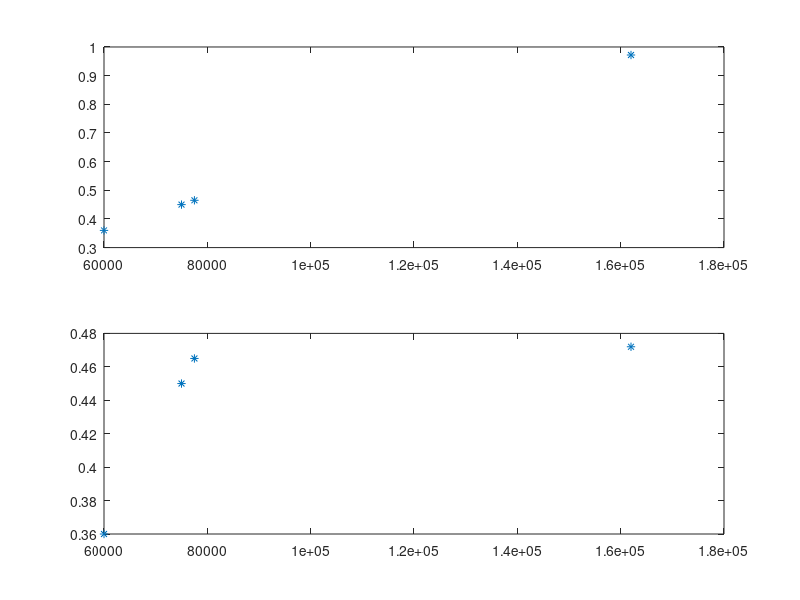

MATLAB code for this plot:
# -*- octave -*-

function calsim
  fs = [60, 75, 77.5, 162]*1e3;
  slope_in = 6*1e-6;  

  df = 1;
  dt = 1;

  fs_measured = fs + fs*slope_in;

  subplot(2,1,1);
  plot(fs, fs_measured-fs, '*');

  dt = 2;
  df = 1;
  
  subplot(2,1,2);
  fs_measured = fs + mod(fs*slope_in * 2, 1)/2;
  plot(fs, fs_measured-fs, '*');
  

endfunction